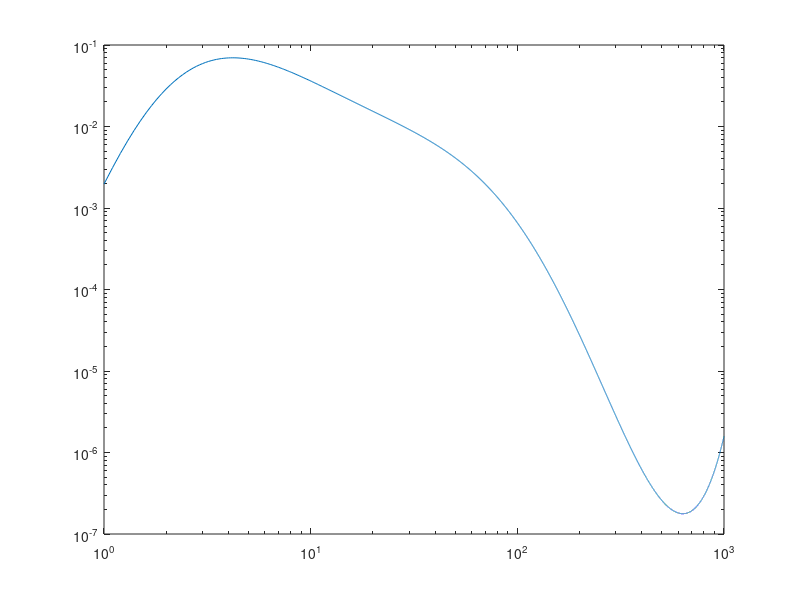

MATLAB code to generate this figure: (Note: this script raises an error after producing the figure.)
% The initial condition employed in the code Dyniso

v0 = 27.1893;% reference velocity

l = 55.0; % reference length scale
% l = 50.8;

a0 =  0.56102E+01;   a(1) = -0.11236E+01;   a(2) = -0.30961E+00;
a(3) =  0.33172E+00;   a(4) = -0.10959E+00;   a(5) = -0.22320E-01; 
a(6) =  0.66575E-02;

c1 = 2.*pi/l;
c2 = c1/(v0^2);

k = 1:0.1:1000;
arg = a0+a(1)*log(c1*k)+a(2)*log(c1*k).^2+a(3)*log(c1*k).^3+...
    a(4)*log(c1*k).^4+a(5)*log(c1*k).^5+a(6)*log(c1*k).^6;
Ek = c2*exp(arg);

figure;loglog(k,Ek)

%%
% The experiment results of Comte-Bellot & Corrsin (1971)
uref = 27.1893;
lref = 55.0/2./pi;

load('CBC_exp.mat');
k42 = k_42*lref;
E42 = E_42/(uref.^2*lref);
k98 = k_98*lref;
E98 = E_98/(uref.^2*lref);
k171 = k_171*lref;
E171 = E_171/(uref.^2*lref);

figure;loglog(k42,E42,'m+',k98,E98,'ro',k171,E171,'bs','LineWidth',2);hold on;
axis([1,400,10^-5,0.2])
grid on

% fig=figure;
% p = plot(yp/ystar,sqrt(Rxxmean)/ustar*ystar,...
%     yp/ystar,sqrt(Ryymean)/ustar*ystar,yp/ystar,sqrt(Rzzmean)/ustar*ystar);
% %p = plot(zp,up,zp,up);
% %p = plot(x,cf_fp,xl,cf_rib_1280);
% %p = plot(x,cf_case3,x,cf_case3_5p);
% p(1).LineWidth =2;
% p(1).Color = 'k';
% 
% p(2).Color = 'b';
% p(2).LineWidth = 2;
% p(2).LineStyle = '--';
% 
% p(3).Color = 'r';
% p(3).LineWidth = 2;
% p(3).LineStyle = '-.';
% %
% axis([0 180 0 0.4]);
%axis([0.4 1000 0 50]);
%axis([300 940 0.0008 0.0062]);
%axis([300 940 0.0008 0.0078]);
grid on
set(gca,'FontSize',20);
yticks([10^-5 10^-3 10^-1])
t=xlabel('$$\kappa$$','Interpreter','Latex','FontSize',24);
t=ylabel('$$E(\kappa)$$','Interpreter','Latex','FontSize',24);
%%
%
%%
ek42 = load('liutex_spectra.0');
ek98 = load('liutex_spectra.100');
ek171 = load('liutex_spectra.230');
loglog(ek42(:,1),ek42(:,2),'m-','LineWidth',2);
loglog(ek98(1:20,1),ek98(1:20,2),'r','LineWidth',2);
loglog(ek171(1:20,1),ek171(1:20,2),'b','LineWidth',2);
%%
print(gcf,'liutex_les','-dpng')

%%
ek42 = load('smagorinsky_spectra.0');
ek98 = load('smagorinsky_spectra.100');
ek171 = load('smagorinsky_spectra.230');
loglog(ek42(:,1),ek42(:,2),'m','LineWidth',2);
loglog(ek98(1:20,1),ek98(1:20,2),'r','LineWidth',2);
loglog(ek171(1:20,1),ek171(1:20,2),'b','LineWidth',2);
load CBC_512_98_filt2_spec.mat;
loglog(k_mag(1:30),e_k_mag(1:30),'color',[0.5 0.5 0.5],'LineWidth',1.5)
load CBC_512_171_filt2_spec.mat;
loglog(k_mag(1:30),e_k_mag(1:30),'color',[0.5 0.5 0.5],'LineWidth',1.5)

%%
print(gcf,'smagorinsky_les','-dpng')

%%
% comparison with the results by Rozema's DSM subgrid model
load('DSMresults_Rozema2015_fig1.mat')
sp98(:,1)=sp98(:,1)/55.88*55/2/pi;
sp171(:,1)=sp171(:,1)/55.88*55/2/pi;
sp98(:,2)=sp98(:,2)*55.88/55*2*pi;
sp171(:,2)=sp171(:,2)*55.88/55*2*pi;
%
%figure;
%loglog(k42,E42,'*',k98,E98,'o',k171,E171,'*');hold on;
loglog(sp98(:,1),sp98(:,2),'g--','LineWidth',1.5);
loglog(sp171(:,1),sp171(:,2),'g--','LineWidth',1.5);


